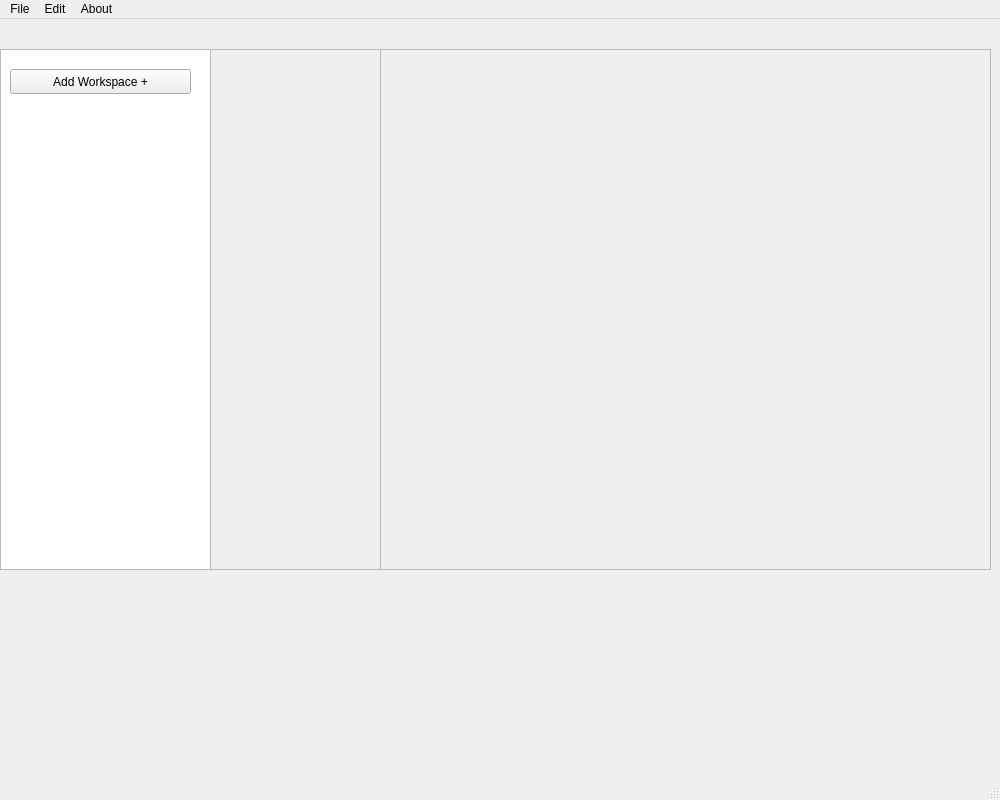
<?xml version="1.0" encoding="UTF-8"?>
<ui version="4.0">
 <class>MainWindow</class>
 <widget class="QMainWindow" name="MainWindow">
  <property name="geometry">
   <rect>
    <x>0</x>
    <y>0</y>
    <width>1000</width>
    <height>800</height>
   </rect>
  </property>
  <property name="minimumSize">
   <size>
    <width>1000</width>
    <height>800</height>
   </size>
  </property>
  <property name="maximumSize">
   <size>
    <width>1000</width>
    <height>800</height>
   </size>
  </property>
  <property name="windowTitle">
   <string>Protocol Dissector Window</string>
  </property>
  <widget class="QWidget" name="centralwidget">
   <widget class="QTreeView" name="treeView">
    <property name="geometry">
     <rect>
      <x>0</x>
      <y>30</y>
      <width>211</width>
      <height>521</height>
     </rect>
    </property>
   </widget>
   <widget class="QFrame" name="toolboxFrame">
    <property name="geometry">
     <rect>
      <x>210</x>
      <y>30</y>
      <width>171</width>
      <height>521</height>
     </rect>
    </property>
    <property name="frameShape">
     <enum>QFrame::StyledPanel</enum>
    </property>
    <property name="frameShadow">
     <enum>QFrame::Raised</enum>
    </property>
   </widget>
   <widget class="QFrame" name="canvasFrame">
    <property name="geometry">
     <rect>
      <x>380</x>
      <y>30</y>
      <width>611</width>
      <height>521</height>
     </rect>
    </property>
    <property name="frameShape">
     <enum>QFrame::StyledPanel</enum>
    </property>
    <property name="frameShadow">
     <enum>QFrame::Raised</enum>
    </property>
   </widget>
   <widget class="QLabel" name="workspaceLabel">
    <property name="geometry">
     <rect>
      <x>390</x>
      <y>10</y>
      <width>64</width>
      <height>17</height>
     </rect>
    </property>
    <property name="text">
     <string/>
    </property>
   </widget>
   <widget class="QPushButton" name="workspaceButton">
    <property name="geometry">
     <rect>
      <x>10</x>
      <y>50</y>
      <width>181</width>
      <height>25</height>
     </rect>
    </property>
    <property name="text">
     <string>Add Workspace +</string>
    </property>
   </widget>
  </widget>
  <widget class="QMenuBar" name="menubar">
   <property name="geometry">
    <rect>
     <x>0</x>
     <y>0</y>
     <width>1000</width>
     <height>22</height>
    </rect>
   </property>
   <widget class="QMenu" name="menuFile">
    <property name="title">
     <string>File</string>
    </property>
   </widget>
   <widget class="QMenu" name="menuEdit">
    <property name="title">
     <string>Edit</string>
    </property>
   </widget>
   <widget class="QMenu" name="menuAbout">
    <property name="title">
     <string>About</string>
    </property>
   </widget>
   <addaction name="menuFile"/>
   <addaction name="menuEdit"/>
   <addaction name="menuAbout"/>
  </widget>
  <widget class="QStatusBar" name="statusbar"/>
 </widget>
 <resources/>
 <connections/>
</ui>
